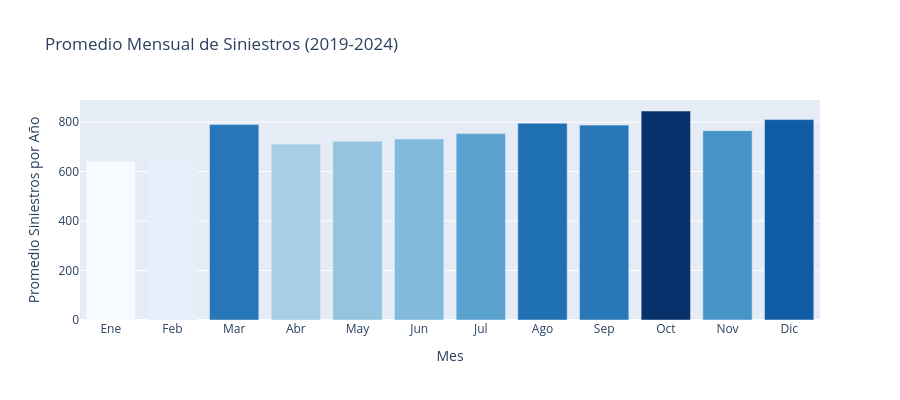

Notebook source saved alongside this figure:
### Markdown cell above
##### 4.B - Distribución mensual promedio (2019-2024)

### Code cell
MESES_ES = {1:'Ene',2:'Feb',3:'Mar',4:'Abr',5:'May',6:'Jun',
            7:'Jul',8:'Ago',9:'Sep',10:'Oct',11:'Nov',12:'Dic'}

mensual = (df_hechos
    .groupby(['anio_siniestro', 'mes_siniestro'])
    .size()
    .groupby('mes_siniestro')
    .mean()
    .round(1)
    .reset_index()
)
mensual.columns = ['mes', 'promedio']
mensual['mes_label'] = mensual['mes'].map(MESES_ES)

fig = px.bar(
    mensual, x='mes_label', y='promedio',
    color='promedio', color_continuous_scale='Blues',
    labels={'mes_label': 'Mes', 'promedio': 'Promedio Siniestros por Año'},
    title='Promedio Mensual de Siniestros (2019-2024)'
)
fig.update_layout(height=400, coloraxis_showscale=False)
fig.show()

### Figure 1 — Plotly figure (JSON) as saved in the notebook; plotly's stock layout.template omitted (floating-point values rounded to 4 significant figures)
{"data": [{"alignmentgroup": "True", "hovertemplate": "Mes=%{x}<br>Promedio Siniestros por Año=%{marker.color}<extra></extra>", "legendgroup": "", "marker": {"color": [641, 660.2, 789.5, 710.7, 722.5, 731.5, 753.2, 795.2, 787.5, 844.5, 765.2, 809.8], "coloraxis": "coloraxis", "pattern": {"shape": ""}}, "name": "", "offsetgroup": "", "orientation": "v", "showlegend": false, "textposition": "auto", "type": "bar", "x": ["Ene", "Feb", "Mar", "Abr", "May", "Jun", "Jul", "Ago", "Sep", "Oct", "Nov", "Dic"], "xaxis": "x", "y": [641, 660.2, 789.5, 710.7, 722.5, 731.5, 753.2, 795.2, 787.5, 844.5, 765.2, 809.8], "yaxis": "y"}], "layout": {"barmode": "relative", "coloraxis": {"colorbar": {"title": {"text": "Promedio Siniestros por Año"}}, "colorscale": [[0, "rgb(247,251,255)"], [0.125, "rgb(222,235,247)"], [0.25, "rgb(198,219,239)"], [0.375, "rgb(158,202,225)"], [0.5, "rgb(107,174,214)"], [0.625, "rgb(66,146,198)"], [0.75, "rgb(33,113,181)"], [0.875, "rgb(8,81,156)"], [1, "rgb(8,48,107)"]], "showscale": false}, "height": 400, "legend": {"tracegroupgap": 0}, "title": {"text": "Promedio Mensual de Siniestros (2019-2024)"}, "xaxis": {"anchor": "y", "domain": [0, 1], "title": {"text": "Mes"}}, "yaxis": {"anchor": "x", "domain": [0, 1], "title": {"text": "Promedio Siniestros por Año"}}}}
